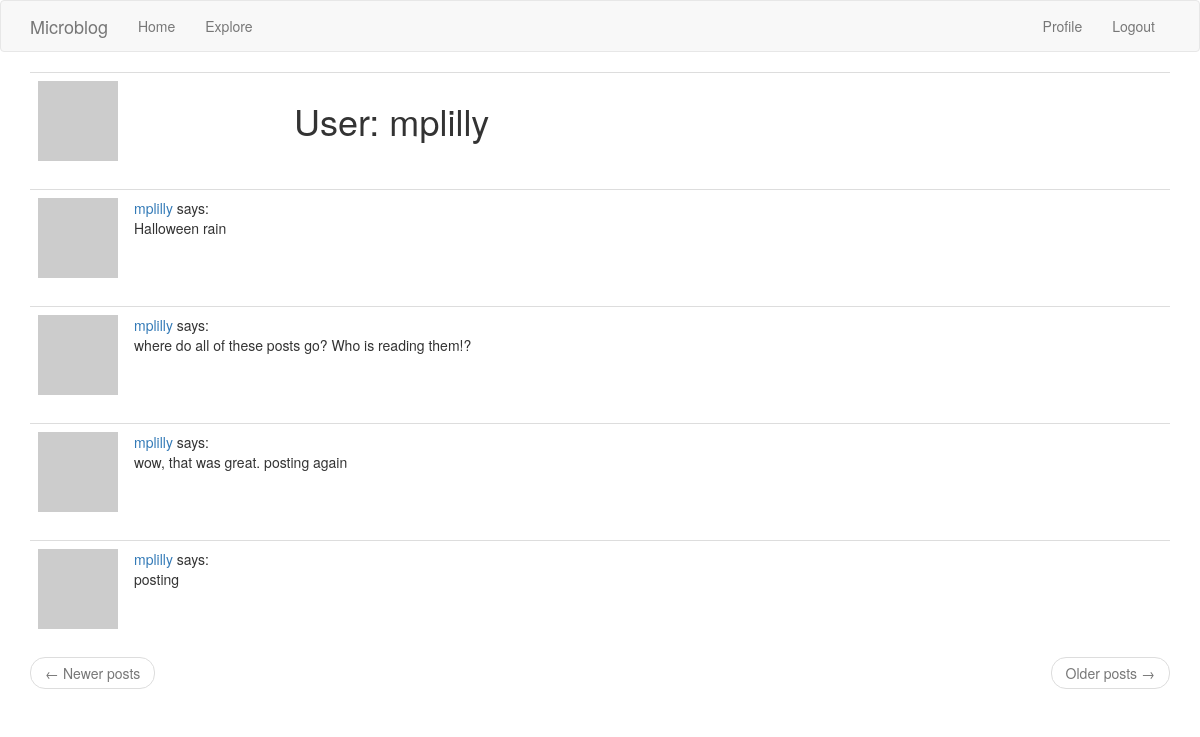
Page /user/mplilly (signed in) on the earlier database version.
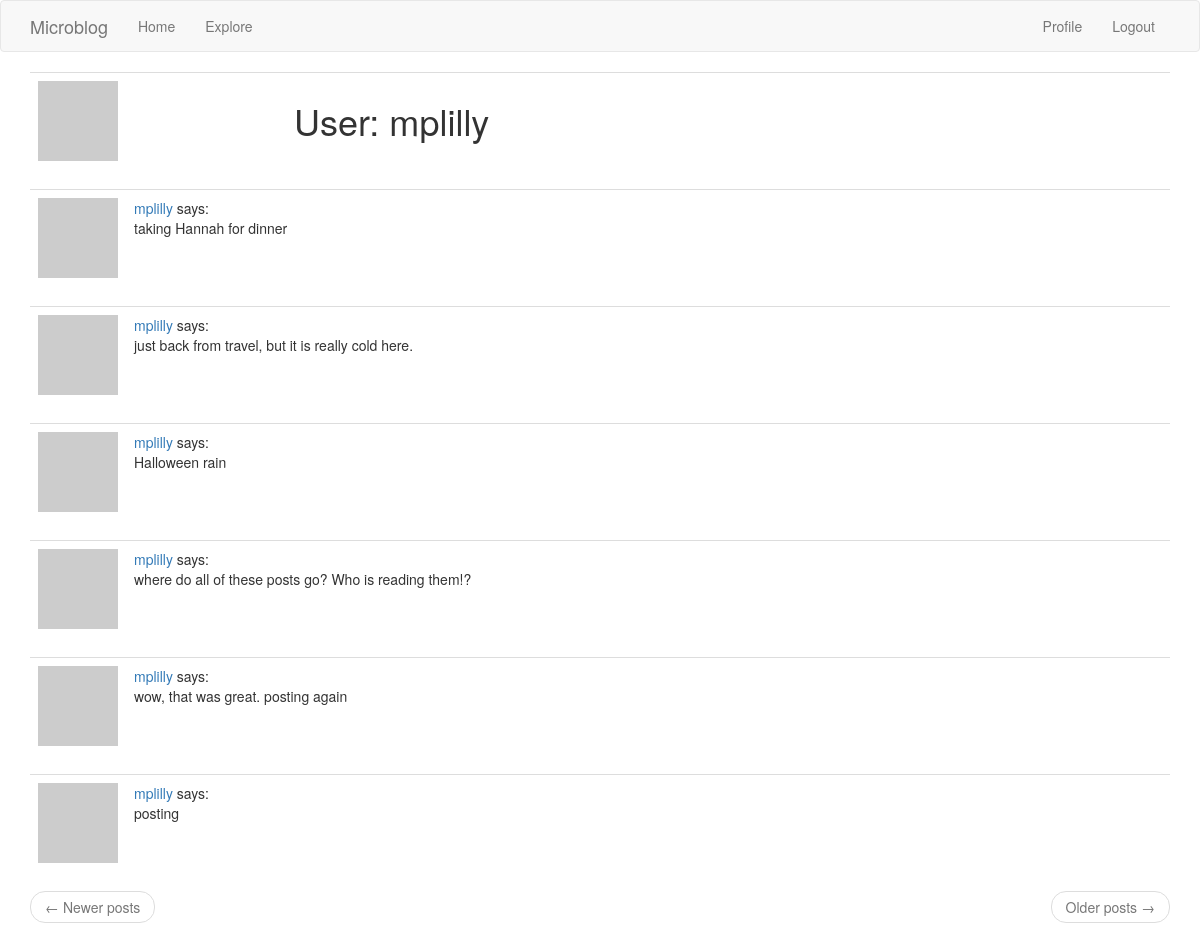
Same page on the later database version.
### app/models.py (models this page shows, shortened)
class Post(db.Model):
    id = db.Column(db.Integer, primary_key=True)
    body = db.Column(db.String(140))
    timestamp = db.Column(db.DateTime, index=True, default=datetime.utcnow)
    user_id = db.Column(db.Integer, db.ForeignKey('user.id'))

class User(UserMixin, db.Model):
    id = db.Column(db.Integer, primary_key=True)
    username = db.Column(db.String(64), index=True, unique=True)
    email = db.Column(db.String(120), index=True, unique=True)
    password_hash = db.Column(db.String(128))
    posts = db.relationship('Post', backref='author', lazy='dynamic')
    about_me = db.Column(db.String(140))
    last_seen = db.Column(db.DateTime, default=datetime.utcnow)
    followed = db.relationship(
        'User', secondary=followers,
        primaryjoin=(followers.c.follower_id == id),
        secondaryjoin=(followers.c.followed_id == id),
        backref=db.backref('followers', lazy='dynamic'), lazy='dynamic')
    def avatar(self, size):
        digest = md5(self.email.lower().encode('utf-8')).hexdigest()
        return 'https://www.gravatar.com/avatar/{}?d=identicon&s={}'.format(digest, size)

### app/routes.py (the view)
@app.route('/user/<username>')
@login_required
def user(username):
    user = User.query.filter_by(username=username).first_or_404()
    page = request.args.get('page', 1, type=int)
    posts = user.posts.order_by(Post.timestamp.desc()).paginate(
        page, app.config['POSTS_PER_PAGE'], False)
    next_url = url_for('user', username=user.username, page=posts.next_num) \
            if posts.has_next else None
    prev_url = url_for('user', username=user.username, page=posts.prev_num) \
            if posts.has_prev else None
    return render_template('user.html', user=user, posts=posts.items,
                          next_url=next_url, prev_url=prev_url)

### app/models.py (called while the page is built)
@login.user_loader
def load_user(id):
    return User.query.get(int(id))

### app/routes.py (called while the page is built)
@app.before_request
def before_request():
    if current_user.is_authenticated:
        current_user.last_seen = datetime.utcnow()
        db.session.commit()

### app/templates/user.html (shortened to what this page needs)
{% extends "base.html" %}
{% block app_content %}
    <table class="table table-hover">
        <tr>
            <td width="256px"><img src="{{ user.avatar(256) }}"></td>
            <td>
                <h1>User: {{ user.username }}</h1>
            </td>
        </tr>
    </table>
    {% for post in posts %}
        {% include '_post.html' %}
    {% endfor %}
    <nav aria-label="...">
        <ul class="pager">
            <li class="previous{% if not prev_url %} disabled{% endif %}">
                <a href="{{ prev_url or '#' }}">
                    <span aria-hidden="true">&larr;</span> Newer posts
                </a>
            </li>
            <li class="next{% if not next_url %} disabled{% endif %}">
                <a href="{{ next_url or '#' }}">
                    Older posts <span aria-hidden="true">&rarr;</span>
                </a>
            </li>
        </ul>
    </nav>
{% endblock %}

### app/templates/_post.html
<table class="table table-hover">
    <tr>
        <td width="70px">
            <a href="{{ url_for('user', username=post.author.username) }}">
                <img src="{{ post.author.avatar(36) }}" />
        </td>
        <td>
            <a href="{{ url_for('user', username=post.author.username) }}">
                {{ post.author.username }}
            </a>
            says:
            <br>
            {{ post.body }}
        </td>
    </tr>
</table>

Differences in the rows shown:
added Post: author.username "mplilly", body "taking Hannah for dinner"
added Post: author.username "mplilly", body "just back from travel, but it is really cold here."
